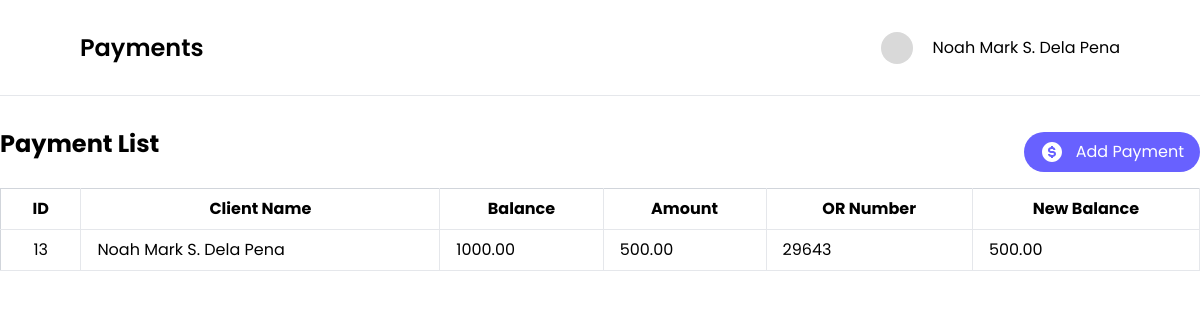
The app's page /collector/payment_list/ with its own data.
### collector/models.py (models this page shows, shortened)
class Payment(models.Model):
    name = models.CharField(max_length=255)
    balance = models.DecimalField(max_digits=10, decimal_places=2)
    amount = models.DecimalField(max_digits=10, decimal_places=2)
    or_number = models.CharField(max_length=50)
    new_balance = models.DecimalField(max_digits=10, decimal_places=2)

### collector/views.py (the view)
# urls.py: path('payment_list/', views.payment_list, name='payment_list'),
def payment_list(request):
    payments = Payment.objects.all()
    return render(request, 'collectorDashboard.html', {'payments': payments})

### collector/templates/collectorDashboard.html (shortened to what this page needs)
<!doctype html>
<html lang="en">
<head>
    <script src="https://cdn.tailwindcss.com"></script>
    <link href='https://unpkg.com/boxicons@2.0.7/css/boxicons.min.css' rel='stylesheet'>
    <link rel="stylesheet" href="https://cdn.jsdelivr.net/npm/flatpickr/dist/flatpickr.min.css">
</head>
<body>
<div>
    <div class="flex justify-between bg-white h-24 items-center px-6 md:px-20 py-auto border-b">
        <h2 class="text-xl md:text-2xl font-semibold">Payments</h2>
        <div class="flex gap-2 md:gap-5 justify-center items-center">
            {% load static %}
            <img src="{% static 'images/svg/skeleton.svg' %}" class="w-6 h-6 md:w-8 h-8">
            <p class="hidden md:block">Noah Mark S. Dela Pena</p>
        </div>
    </div>
    <div class="mx-3 md:mx-auto max-w-[1240px] mt-8">
        <div class="flex justify-between items-center mb-3">
            <h1 class="md:text-2xl text-xl font-bold mb-4">Payment List</h1>
            <button type="submit" id="openModalBtn" class=" text-[12px] md:text-[16px] flex items-center justify-center gap-3 bg-[#6861ff] text-white py-1 md:py-2 px-4 rounded-[50px]">
                <img/>Add Payment
            </button>
        </div>
        <table class="min-w-full bg-white border border-gray-300">
            <thead>
                <tr>
                    <th class="py-2 px-4 border-b border-r">ID</th>
                    <th class="py-2 px-4 border-b border-r">Client Name</th>
                    <th class="py-2 px-4 border-b border-r">Balance</th>
                    <th class="py-2 px-4 border-b border-r">Amount</th>
                    <th class="py-2 px-4 border-b border-r">OR Number</th>
                    <th class="py-2 px-4 border-b border-r">New Balance</th>
                </tr>
            </thead>
            <tbody>
                {% for payment in payments %}
                    <tr>
                        <td class="py-2 px-4 border-b border-r text-center">{{ payment.id }}</td>
                        <td class="py-2 px-4 border-b border-r">{{ payment.name }}</td>
                        <td class="py-2 px-4 border-b border-r">{{ payment.balance }}</td>
                        <td class="py-2 px-4 border-b border-r">{{ payment.amount }}</td>
                        <td class="py-2 px-4 border-b border-r">{{ payment.or_number }}</td>
                        <td class="py-2 px-4 border-b border-r">{{ payment.new_balance }}</td>
                    </tr>
                {% endfor %}
            </tbody>
        </table>
    </div>
</div>
</body>
</html>

### collector/templates/collectorDashboard.html (style rules this page uses)
body { font-family: 'Poppins', sans-serif; }

### records on screen
Payment: id "13", name "Noah Mark S. Dela Pena", balance "1000.00", amount "500.00", or_number "29643", new_balance "500.00"
